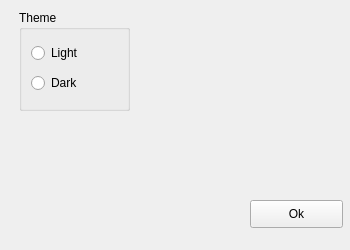
<?xml version="1.0" encoding="UTF-8"?>
<ui version="4.0">
 <class>MainWindow</class>
 <widget class="QMainWindow" name="MainWindow">
  <property name="enabled">
   <bool>true</bool>
  </property>
  <property name="geometry">
   <rect>
    <x>0</x>
    <y>0</y>
    <width>350</width>
    <height>250</height>
   </rect>
  </property>
  <property name="minimumSize">
   <size>
    <width>350</width>
    <height>250</height>
   </size>
  </property>
  <property name="maximumSize">
   <size>
    <width>350</width>
    <height>250</height>
   </size>
  </property>
  <property name="windowTitle">
   <string>MainWindow</string>
  </property>
  <widget class="QWidget" name="centralwidget">
   <widget class="QPushButton" name="pushButton_2">
    <property name="geometry">
     <rect>
      <x>250</x>
      <y>200</y>
      <width>93</width>
      <height>28</height>
     </rect>
    </property>
    <property name="text">
     <string>Ok</string>
    </property>
   </widget>
   <widget class="QLabel" name="label">
    <property name="geometry">
     <rect>
      <x>150</x>
      <y>10</y>
      <width>191</width>
      <height>121</height>
     </rect>
    </property>
    <property name="text">
     <string/>
    </property>
   </widget>
   <widget class="QGroupBox" name="groupBox">
    <property name="geometry">
     <rect>
      <x>19</x>
      <y>10</y>
      <width>111</width>
      <height>101</height>
     </rect>
    </property>
    <property name="title">
     <string>Theme</string>
    </property>
    <layout class="QVBoxLayout" name="verticalLayout">
     <item>
      <widget class="QRadioButton" name="light">
       <property name="text">
        <string>Light</string>
       </property>
      </widget>
     </item>
     <item>
      <widget class="QRadioButton" name="dark">
       <property name="text">
        <string>Dark</string>
       </property>
      </widget>
     </item>
    </layout>
   </widget>
  </widget>
 </widget>
 <resources/>
 <connections/>
</ui>
